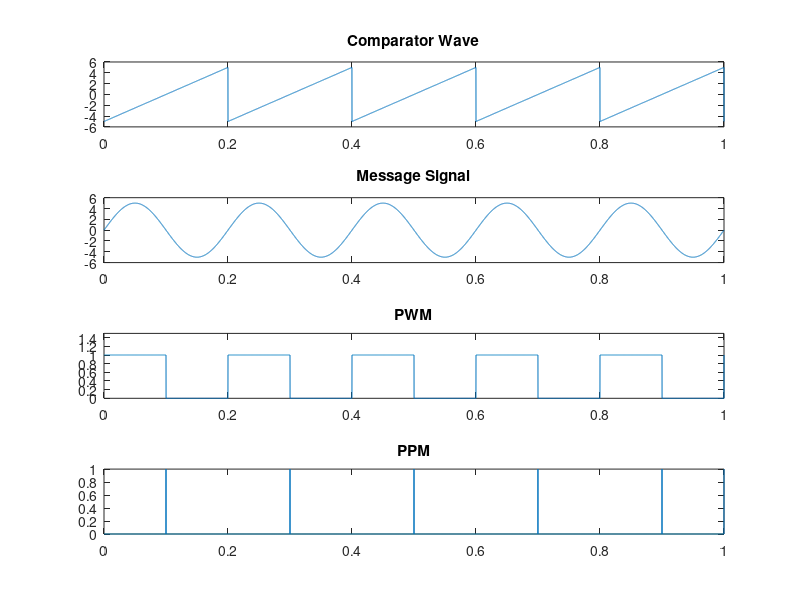

Write the MATLAB code that produced this figure.
clc;
clear all;
close all;
fm=input('Message frequency:');
fs=input('Carrier Sawtooth frequency:');

a=input('Enter Amplitude of Message:');
b=input('Enter Amplitude of carrier:');

t=0:0.0001:1; %sampling rate of 10kHz

stooth=b.*sawtooth(2*pi*fs*t); %generating a sawtooth wave
%to make the two non zero lobes of pwm not to overlap the amplitude of
%sawtooth wave must be atleast more than a bit to the message amplitude

subplot(4,1,1);
plot(t,stooth); % plotting the sawtooth wave
title('Comparator Wave');

msg=a.*sin(2*pi*fm*t); %generating message wave
subplot(4,1,2);
plot(t,msg); %plotting the sine message wave
title('Message Signal');


for i=1:length(stooth)
if (msg(i)>=stooth(i))
    pwm(i)=1; %is message signal amplitude at i th sample is greater than
    %sawtooth wave amplitude at i th sample
else
    pwm(i)=0;
end
end
subplot(4,1,3);
plot(t,pwm);
axis([0 1 0 1.5]);
title('PWM');
%axis([0 1 0 1.3]); %to keep the pwm visible during plotting.


ppm=[];
for i=1:length(stooth)
  if(msg(i)>=stooth(i))
  ppm(i)=1;
else
  ppm(i)=0;
end
end


for i=1:length(stooth)-1
  if(ppm(i)==1 && ppm(i+1)==0)
  ppm(i)=1;
else
  ppm(i)=0;
end
end


subplot(4,1,4);
plot(t,ppm);
title('PPM');
